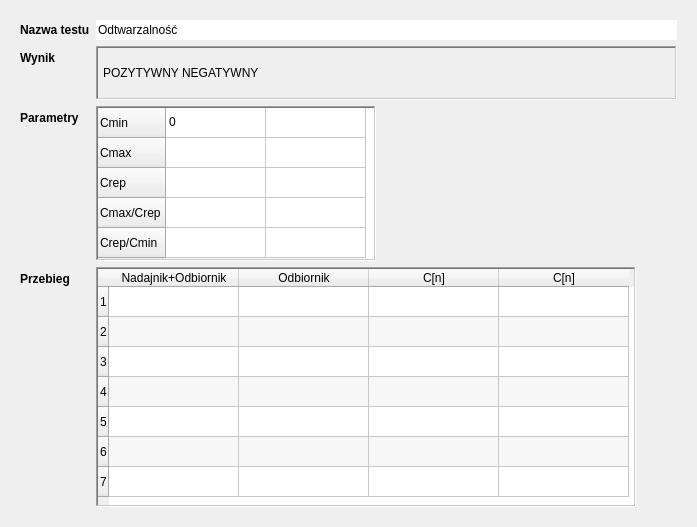
<?xml version="1.0" encoding="UTF-8"?>
<ui version="4.0">
 <class>PowtarzalnoscWyniki</class>
 <widget class="QWidget" name="PowtarzalnoscWyniki">
  <property name="geometry">
   <rect>
    <x>0</x>
    <y>0</y>
    <width>697</width>
    <height>527</height>
   </rect>
  </property>
  <property name="windowTitle">
   <string>Form</string>
  </property>
  <layout class="QGridLayout" name="gridLayout_2">
   <item row="0" column="0">
    <widget class="QStackedWidget" name="stackedWidget">
     <property name="currentIndex">
      <number>1</number>
     </property>
     <widget class="QWidget" name="podsumowanie">
      <layout class="QGridLayout" name="gridLayout">
       <item row="3" column="1">
        <widget class="QFrame" name="frcmax">
         <property name="frameShape">
          <enum>QFrame::StyledPanel</enum>
         </property>
         <property name="frameShadow">
          <enum>QFrame::Raised</enum>
         </property>
         <layout class="QHBoxLayout" name="horizontalLayout_2">
          <item>
           <widget class="QLabel" name="cmax">
            <property name="font">
             <font>
              <pointsize>14</pointsize>
             </font>
            </property>
            <property name="text">
             <string>0 dB</string>
            </property>
           </widget>
          </item>
          <item>
           <widget class="QLabel" name="cmax2">
            <property name="font">
             <font>
              <pointsize>14</pointsize>
             </font>
            </property>
            <property name="text">
             <string>0%</string>
            </property>
           </widget>
          </item>
         </layout>
        </widget>
       </item>
       <item row="2" column="1">
        <widget class="QFrame" name="frcmin">
         <property name="frameShape">
          <enum>QFrame::StyledPanel</enum>
         </property>
         <property name="frameShadow">
          <enum>QFrame::Raised</enum>
         </property>
         <layout class="QHBoxLayout" name="horizontalLayout_4">
          <item>
           <widget class="QLabel" name="cmin">
            <property name="font">
             <font>
              <pointsize>14</pointsize>
             </font>
            </property>
            <property name="text">
             <string>0 dB</string>
            </property>
           </widget>
          </item>
          <item>
           <widget class="QLabel" name="cmin2">
            <property name="font">
             <font>
              <pointsize>14</pointsize>
             </font>
            </property>
            <property name="text">
             <string>0%</string>
            </property>
           </widget>
          </item>
         </layout>
        </widget>
       </item>
       <item row="3" column="0">
        <widget class="QLabel" name="ecmax">
         <property name="font">
          <font>
           <pointsize>14</pointsize>
          </font>
         </property>
         <property name="text">
          <string>Cmax</string>
         </property>
        </widget>
       </item>
       <item row="5" column="0">
        <widget class="QLabel" name="etcmaxcrep">
         <property name="font">
          <font>
           <pointsize>14</pointsize>
          </font>
         </property>
         <property name="text">
          <string>Cmax/Crep</string>
         </property>
        </widget>
       </item>
       <item row="4" column="1">
        <widget class="QFrame" name="frame">
         <property name="frameShape">
          <enum>QFrame::StyledPanel</enum>
         </property>
         <property name="frameShadow">
          <enum>QFrame::Raised</enum>
         </property>
         <layout class="QHBoxLayout" name="horizontalLayout">
          <item>
           <widget class="QLabel" name="Crep">
            <property name="font">
             <font>
              <pointsize>14</pointsize>
             </font>
            </property>
            <property name="text">
             <string>0 dB</string>
            </property>
           </widget>
          </item>
          <item>
           <widget class="QLabel" name="Crep2">
            <property name="font">
             <font>
              <pointsize>14</pointsize>
             </font>
            </property>
            <property name="text">
             <string>0%</string>
            </property>
           </widget>
          </item>
         </layout>
        </widget>
       </item>
       <item row="2" column="0">
        <widget class="QLabel" name="eCmin">
         <property name="font">
          <font>
           <pointsize>14</pointsize>
          </font>
         </property>
         <property name="text">
          <string>Cmin</string>
         </property>
         <property name="wordWrap">
          <bool>true</bool>
         </property>
        </widget>
       </item>
       <item row="7" column="0" colspan="2">
        <widget class="QFrame" name="frameTable">
         <property name="frameShape">
          <enum>QFrame::StyledPanel</enum>
         </property>
         <property name="frameShadow">
          <enum>QFrame::Raised</enum>
         </property>
         <layout class="QGridLayout" name="gridLayoutResults">
          <property name="leftMargin">
           <number>5</number>
          </property>
          <property name="topMargin">
           <number>5</number>
          </property>
          <property name="rightMargin">
           <number>5</number>
          </property>
          <property name="bottomMargin">
           <number>5</number>
          </property>
          <property name="spacing">
           <number>3</number>
          </property>
         </layout>
        </widget>
       </item>
       <item row="5" column="1">
        <widget class="QLabel" name="CmaxCrep">
         <property name="font">
          <font>
           <pointsize>14</pointsize>
          </font>
         </property>
         <property name="frameShape">
          <enum>QFrame::Box</enum>
         </property>
         <property name="frameShadow">
          <enum>QFrame::Raised</enum>
         </property>
         <property name="text">
          <string>1</string>
         </property>
        </widget>
       </item>
       <item row="4" column="0">
        <widget class="QLabel" name="ecrep">
         <property name="font">
          <font>
           <pointsize>14</pointsize>
          </font>
         </property>
         <property name="text">
          <string>Crep</string>
         </property>
        </widget>
       </item>
       <item row="6" column="0">
        <widget class="QLabel" name="eCrepCmin">
         <property name="font">
          <font>
           <pointsize>14</pointsize>
          </font>
         </property>
         <property name="text">
          <string>Crep/Cmin</string>
         </property>
        </widget>
       </item>
       <item row="6" column="1">
        <widget class="QLabel" name="CrepCmin">
         <property name="font">
          <font>
           <pointsize>14</pointsize>
          </font>
         </property>
         <property name="frameShape">
          <enum>QFrame::Box</enum>
         </property>
         <property name="frameShadow">
          <enum>QFrame::Sunken</enum>
         </property>
         <property name="text">
          <string>1</string>
         </property>
        </widget>
       </item>
      </layout>
     </widget>
     <widget class="QWidget" name="wyniki">
      <layout class="QFormLayout" name="formLayout">
       <item row="0" column="0">
        <widget class="QLabel" name="etNazwa">
         <property name="font">
          <font>
           <bold>true</bold>
          </font>
         </property>
         <property name="text">
          <string>Nazwa testu</string>
         </property>
        </widget>
       </item>
       <item row="0" column="1">
        <widget class="QLineEdit" name="nazwa_testu">
         <property name="text">
          <string>Odtwarzalność</string>
         </property>
         <property name="frame">
          <bool>false</bool>
         </property>
         <property name="readOnly">
          <bool>true</bool>
         </property>
        </widget>
       </item>
       <item row="1" column="0">
        <widget class="QLabel" name="etResult">
         <property name="font">
          <font>
           <bold>true</bold>
          </font>
         </property>
         <property name="text">
          <string>Wynik</string>
         </property>
        </widget>
       </item>
       <item row="1" column="1">
        <widget class="QLabel" name="result">
         <property name="frameShape">
          <enum>QFrame::WinPanel</enum>
         </property>
         <property name="frameShadow">
          <enum>QFrame::Sunken</enum>
         </property>
         <property name="text">
          <string>POZYTYWNY NEGATYWNY</string>
         </property>
         <property name="margin">
          <number>2</number>
         </property>
         <property name="indent">
          <number>5</number>
         </property>
        </widget>
       </item>
       <item row="2" column="0">
        <widget class="QLabel" name="etParametry">
         <property name="font">
          <font>
           <bold>true</bold>
          </font>
         </property>
         <property name="text">
          <string>Parametry</string>
         </property>
        </widget>
       </item>
       <item row="2" column="1">
        <widget class="QTableWidget" name="tableParams">
         <property name="sizePolicy">
          <sizepolicy hsizetype="Minimum" vsizetype="Minimum">
           <horstretch>0</horstretch>
           <verstretch>0</verstretch>
          </sizepolicy>
         </property>
         <property name="maximumSize">
          <size>
           <width>280</width>
           <height>155</height>
          </size>
         </property>
         <property name="frameShape">
          <enum>QFrame::WinPanel</enum>
         </property>
         <property name="verticalScrollBarPolicy">
          <enum>Qt::ScrollBarAsNeeded</enum>
         </property>
         <property name="horizontalScrollBarPolicy">
          <enum>Qt::ScrollBarAsNeeded</enum>
         </property>
         <property name="autoScroll">
          <bool>false</bool>
         </property>
         <property name="editTriggers">
          <set>QAbstractItemView::NoEditTriggers</set>
         </property>
         <property name="tabKeyNavigation">
          <bool>false</bool>
         </property>
         <property name="showDropIndicator" stdset="0">
          <bool>false</bool>
         </property>
         <property name="dragDropOverwriteMode">
          <bool>false</bool>
         </property>
         <attribute name="horizontalHeaderVisible">
          <bool>false</bool>
         </attribute>
         <row>
          <property name="text">
           <string>Cmin</string>
          </property>
         </row>
         <row>
          <property name="text">
           <string>Cmax</string>
          </property>
         </row>
         <row>
          <property name="text">
           <string>Crep</string>
          </property>
         </row>
         <row>
          <property name="text">
           <string>Cmax/Crep</string>
          </property>
         </row>
         <row>
          <property name="text">
           <string>Crep/Cmin</string>
          </property>
         </row>
         <column>
          <property name="text">
           <string>Nazwa</string>
          </property>
         </column>
         <column>
          <property name="text">
           <string>Wartość</string>
          </property>
         </column>
         <item row="0" column="0">
          <property name="text">
           <string>0</string>
          </property>
         </item>
        </widget>
       </item>
       <item row="3" column="0">
        <widget class="QLabel" name="etPrzebieg">
         <property name="font">
          <font>
           <bold>true</bold>
          </font>
         </property>
         <property name="text">
          <string>Przebieg</string>
         </property>
        </widget>
       </item>
       <item row="3" column="1">
        <widget class="QTableWidget" name="tablePrzebieg">
         <property name="minimumSize">
          <size>
           <width>540</width>
           <height>236</height>
          </size>
         </property>
         <property name="maximumSize">
          <size>
           <width>540</width>
           <height>240</height>
          </size>
         </property>
         <property name="frameShape">
          <enum>QFrame::WinPanel</enum>
         </property>
         <property name="sizeAdjustPolicy">
          <enum>QAbstractScrollArea::AdjustToContents</enum>
         </property>
         <property name="autoScroll">
          <bool>false</bool>
         </property>
         <property name="editTriggers">
          <set>QAbstractItemView::DoubleClicked</set>
         </property>
         <property name="tabKeyNavigation">
          <bool>false</bool>
         </property>
         <property name="showDropIndicator" stdset="0">
          <bool>false</bool>
         </property>
         <property name="dragDropOverwriteMode">
          <bool>false</bool>
         </property>
         <property name="alternatingRowColors">
          <bool>true</bool>
         </property>
         <property name="selectionMode">
          <enum>QAbstractItemView::NoSelection</enum>
         </property>
         <property name="wordWrap">
          <bool>false</bool>
         </property>
         <property name="cornerButtonEnabled">
          <bool>false</bool>
         </property>
         <attribute name="horizontalHeaderCascadingSectionResizes">
          <bool>true</bool>
         </attribute>
         <attribute name="horizontalHeaderMinimumSectionSize">
          <number>130</number>
         </attribute>
         <attribute name="verticalHeaderVisible">
          <bool>true</bool>
         </attribute>
         <attribute name="verticalHeaderCascadingSectionResizes">
          <bool>true</bool>
         </attribute>
         <attribute name="verticalHeaderShowSortIndicator" stdset="0">
          <bool>false</bool>
         </attribute>
         <attribute name="verticalHeaderStretchLastSection">
          <bool>false</bool>
         </attribute>
         <row>
          <property name="text">
           <string>1</string>
          </property>
         </row>
         <row>
          <property name="text">
           <string>2</string>
          </property>
         </row>
         <row>
          <property name="text">
           <string>3</string>
          </property>
         </row>
         <row>
          <property name="text">
           <string>4</string>
          </property>
         </row>
         <row>
          <property name="text">
           <string>5</string>
          </property>
         </row>
         <row>
          <property name="text">
           <string>6</string>
          </property>
         </row>
         <row>
          <property name="text">
           <string>7</string>
          </property>
         </row>
         <column>
          <property name="text">
           <string>Nadajnik+Odbiornik</string>
          </property>
         </column>
         <column>
          <property name="text">
           <string>Odbiornik</string>
          </property>
         </column>
         <column>
          <property name="text">
           <string>C[n]</string>
          </property>
         </column>
         <column>
          <property name="text">
           <string>C[n]</string>
          </property>
         </column>
        </widget>
       </item>
      </layout>
     </widget>
     <widget class="QWidget" name="empty">
      <layout class="QFormLayout" name="formLayout_2">
       <item row="0" column="0">
        <widget class="QLabel" name="etNazwa_2">
         <property name="font">
          <font>
           <bold>true</bold>
          </font>
         </property>
         <property name="text">
          <string>Nazwa testu</string>
         </property>
        </widget>
       </item>
       <item row="0" column="1">
        <widget class="QLineEdit" name="nazwa_testu_2">
         <property name="text">
          <string>Odtwarzalność</string>
         </property>
         <property name="frame">
          <bool>false</bool>
         </property>
         <property name="readOnly">
          <bool>true</bool>
         </property>
        </widget>
       </item>
       <item row="1" column="1">
        <widget class="QPushButton" name="pbStartPowtarzalnosc">
         <property name="text">
          <string>Badanie nie zostało jeszczy wykonane. Wciśniej ten przycisk aby wykonać badanie</string>
         </property>
        </widget>
       </item>
       <item row="2" column="1">
        <spacer name="verticalSpacer">
         <property name="orientation">
          <enum>Qt::Vertical</enum>
         </property>
         <property name="sizeHint" stdset="0">
          <size>
           <width>20</width>
           <height>40</height>
          </size>
         </property>
        </spacer>
       </item>
      </layout>
     </widget>
    </widget>
   </item>
  </layout>
 </widget>
 <resources/>
 <connections/>
</ui>
